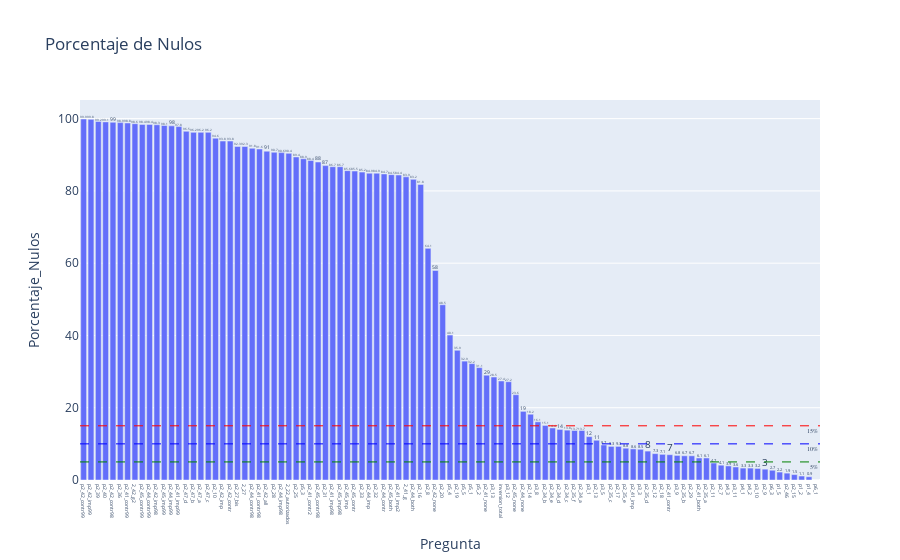

The notebook cell this image was saved under:
### Markdown cell above
Porcentaje de valores nulos, NC, NS por pregunta:

### Code cell
null_bar_plot(df, vars_to_cat)

### Figure 1 — Plotly figure (JSON) as saved in the notebook; plotly's stock layout.template omitted (floating-point values rounded to 4 significant figures)
{"data": [{"alignmentgroup": "True", "hovertemplate": "Pregunta=%{x}<br>Porcentaje_Nulos=%{text}<extra></extra>", "legendgroup": "", "marker": {"color": "#636efa", "pattern": {"shape": ""}}, "name": "", "offsetgroup": "", "orientation": "v", "showlegend": false, "text": [99.9, 99.8, 99.2, 99.1, 99, 98.9, 98.8, 98.6, 98.4, 98.4, 98.3, 98.1, 98, 97.8, 96.5, 96.2, 96.2, 96.2, 94.6, 93.8, 93.8, 92.3, 92.3, 91.8, 91.6, 91, 90.7, 90.6, 90.4, 89.4, 88.9, 88.4, 88, 87, 86.7, 86.7, 85.6, 85.5, 85.2, 84.9, 84.9, 84.7, 84.5, 84.4, 83.9, 83.2, 81.8, 64.1, 58, 48.5, 40.1, 35.9, 32.9, 32.2, 31.1, 29, 28.5, 27.4, 27.2, 23.6, 19, 18.2, 16.1, 15.1, 14.4, 14, 13.8, 13.7, 13.7, 12, 11, 9.7, 9.3, 9.3, 8.8, 8.6, 8.5, 8, 7.3, 7.1, 7, 6.8, 6.7, 6.7, 6.1, 6.1, 4.7, 4.1, 3.9, 3.6, 3.3, 3.3, 3.2, 3, 2.7, 2.2, 1.9, 1.5, 1.1, 0.9, 0], "textposition": "auto", "type": "bar", "x": ["p2_42_contr99", "p2_42_imp99", "p2_39", "p2_40", "p2_42_contr98", "p2_36", "p2_41_contr99", "2_42_g2", "p2_45_contr99", "p2_44_contr99", "p2_42_imp98", "p2_45_imp99", "p2_44_imp99", "p2_41_imp99", "p2_47_d", "p2_47_b", "p2_47_a", "p2_47_c", "p2_10", "p2_42_imp", "p2_42_contr", "p2_27_bis", "2_27", "p2_44_contr98", "p2_41_contr98", "p2_42_all", "p2_28", "p2_44_imp98", "2_22_autorizados", "p2_25", "p5_3", "p2_41_contr2", "p2_45_contr98", "p2_31", "p2_41_imp98", "p2_45_imp98", "p2_45_imp", "p2_45_contr", "p2_33", "p2_44_imp", "p2_32", "p2_44_contr", "p2_45_both", "p2_41_imp2", "2_41_g", "p2_44_both", "p2_16", "p2_8", "p2_42_none", "p2_20", "p5_4", "p2_19", "p5_5", "p5_1", "p5_2", "p2_41_none", "p3_13", "inversion_total", "p3_12", "p2_45_none", "p2_44_none", "p2_14", "p3_8", "p2_34_b", "p2_34_e", "p2_34_d", "p2_34_c", "p2_35_f", "p2_34_a", "p3_1", "p2_13", "p3_5", "p2_35_c", "p2_17", "p2_35_e", "p2_41_imp", "p3_3", "p2_35_d", "p2_12", "p2_18", "p2_41_contr", "p3_9", "p2_35_b", "p2_29", "p2_41_both", "p2_35_a", "p2_11", "p2_7", "p4_3", "p3_11", "p4_1", "p4_2", "p3_10", "p2_9", "p6_3", "p1_5", "p2_46", "p2_15", "p1_2", "p1_4", "p6_1"], "xaxis": "x", "y": [99.9, 99.8, 99.2, 99.1, 99, 98.9, 98.8, 98.6, 98.4, 98.4, 98.3, 98.1, 98, 97.8, 96.5, 96.2, 96.2, 96.2, 94.6, 93.8, 93.8, 92.3, 92.3, 91.8, 91.6, 91, 90.7, 90.6, 90.4, 89.4, 88.9, 88.4, 88, 87, 86.7, 86.7, 85.6, 85.5, 85.2, 84.9, 84.9, 84.7, 84.5, 84.4, 83.9, 83.2, 81.8, 64.1, 58, 48.5, 40.1, 35.9, 32.9, 32.2, 31.1, 29, 28.5, 27.4, 27.2, 23.6, 19, 18.2, 16.1, 15.1, 14.4, 14, 13.8, 13.7, 13.7, 12, 11, 9.7, 9.3, 9.3, 8.8, 8.6, 8.5, 8, 7.3, 7.1, 7, 6.8, 6.7, 6.7, 6.1, 6.1, 4.7, 4.1, 3.9, 3.6, 3.3, 3.3, 3.2, 3, 2.7, 2.2, 1.9, 1.5, 1.1, 0.9, 0], "yaxis": "y"}], "layout": {"annotations": [{"font": {"family": "Times New Roman", "size": 6}, "showarrow": false, "text": "5%", "x": 1, "xanchor": "right", "xref": "x domain", "y": 5, "yanchor": "top", "yref": "y"}, {"font": {"family": "Times New Roman", "size": 6}, "showarrow": false, "text": "10%", "x": 1, "xanchor": "right", "xref": "x domain", "y": 10, "yanchor": "top", "yref": "y"}, {"font": {"family": "Times New Roman", "size": 6}, "showarrow": false, "text": "15%", "x": 1, "xanchor": "right", "xref": "x domain", "y": 15, "yanchor": "top", "yref": "y"}], "barmode": "relative", "legend": {"tracegroupgap": 0}, "shapes": [{"line": {"color": "green", "dash": "dash", "width": 1}, "type": "line", "x0": 0, "x1": 1, "xref": "x domain", "y0": 5, "y1": 5, "yref": "y"}, {"line": {"color": "blue", "dash": "dash", "width": 1}, "type": "line", "x0": 0, "x1": 1, "xref": "x domain", "y0": 10, "y1": 10, "yref": "y"}, {"line": {"color": "red", "dash": "dash", "width": 1}, "type": "line", "x0": 0, "x1": 1, "xref": "x domain", "y0": 15, "y1": 15, "yref": "y"}], "title": {"text": "Porcentaje de Nulos"}, "xaxis": {"anchor": "y", "domain": [0, 1], "tickfont": {"size": 5}, "title": {"text": "Pregunta"}}, "yaxis": {"anchor": "x", "domain": [0, 1], "title": {"text": "Porcentaje_Nulos"}}}}
